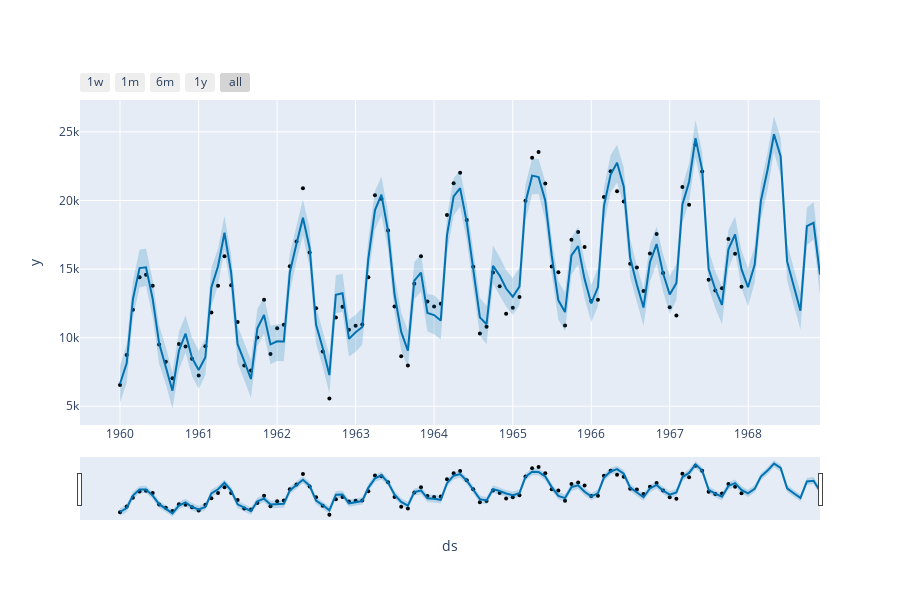

Notebook code for this chart:
### Code cell
plot_plotly(prophet_with_seasonality, forecast_s)
